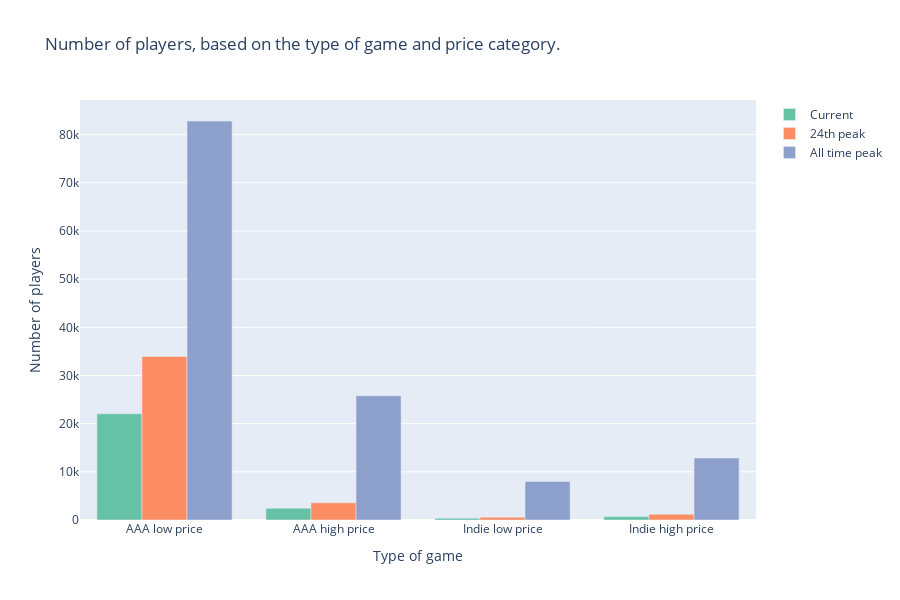

Write notebook code for a chart like this one.
### Markdown cell above
### Price compared to amount of players


First of all we want to discover what the correlation between the price of a game and the amount of players that play the game is. Furthermore we want to explore the difference between AAA-games and Indie-games. To do so we have used the [steam_reviews_revenue.csv](https://www.kaggle.com/datasets/nikdavis/steam-store-games) combined with the [player_count.csv](https://www.kaggle.com/datasets/faisaljanjua0555/most-played-games-of-all-time) dataset. In the first dataset "current" indicates the amount of players a game has right now, "24th peak" the amount of players a game had on it's 24th peak and "all time peak" the highest amount of players a game has ever had. To emphasize the difference between AAA-games and Indie-games, we have split the data into those two categories. These categories are again split into two subdivisons depended on the price of a game. The length of the bar is depended on the avarage amount of players over the games in the according category.

### Code cell
df1 = pd.read_csv('DATASETS/aaa_published_games.csv')
df1 = df1[['name', 'price']]
df2 = pd.read_csv('DATASETS/indie_published_games.csv')
df2 = df2[['name', 'price']]
df3 = pd.read_csv('DATASETS/player_count.csv')
df1 = df1.merge(df3, how='inner', on='name')
df2 = df2.merge(df3, how='inner', on='name')
df1['Type of game']='AAA'
df2['Type of game']='Indie'
df = df1.merge(df2, how='outer')
df = df.drop(columns=['Unnamed: 5'])

AAA = df[df["Type of game"]=='AAA']
AAA.loc[:, 'Current'] = pd.to_numeric(AAA['Current'], errors='coerce')
AAA.loc[:, '24th Peak'] = pd.to_numeric(AAA['24th Peak'], errors='coerce')
AAA.loc[:, 'All_time peak'] = pd.to_numeric(AAA['All_time peak'], errors='coerce')

# AAA_price_categories = pd.qcut(AAA["price"], 3, labels=["Low", "Medium", "High"])
AAA['price_category'] = pd.qcut(AAA.loc[:, "price"], 2, labels=["Low", "High"])

AAA_low = AAA[AAA["price_category"]=="Low"]
AAA_current_low = AAA_low['Current'].mean() 
AAA_24th_low = AAA_low['24th Peak'].mean()
AAA_all_time_low = AAA_low['All_time peak'].mean()

# AAA_medium = AAA[AAA["price_category"]=="Medium"]
# AAA_current_medium = AAA_medium['Current'].mean() 
# AAA_24th_medium = AAA_medium['24th Peak'].mean()
# AAA_all_time_medium = AAA_medium['All_time peak'].mean()

AAA_high = AAA[AAA["price_category"]=="High"]
AAA_current_high = AAA_high['Current'].mean() 
AAA_24th_high = AAA_high['24th Peak'].mean()
AAA_all_time_high = AAA_high['All_time peak'].mean()

Indie = df[df["Type of game"]=='Indie']
Indie.loc[:, 'Current'] = pd.to_numeric(Indie['Current'], errors='coerce')
Indie.loc[:, '24th Peak'] = pd.to_numeric(Indie['24th Peak'], errors='coerce')
Indie.loc[:, 'All_time peak'] = pd.to_numeric(Indie['All_time peak'], errors='coerce')

# Indie_price_categories = pd.qcut(Indie["price"], 3, labels=["Low", "Medium", "High"])
Indie_price_categories = pd.qcut(Indie["price"], 2, labels=["Low", "High"])

Indie['price_category'] = Indie_price_categories

Indie_low = Indie[Indie["price_category"]=="Low"]
Indie_current_low = Indie_low['Current'].mean() 
Indie_24th_low = Indie_low['24th Peak'].mean()
Indie_all_time_low = Indie_low['All_time peak'].mean()

# Indie_medium = Indie[Indie["price_category"]=="Medium"]
# Indie_current_medium = Indie_medium['Current'].mean() 
# Indie_24th_medium = Indie_medium['24th Peak'].mean()
# Indie_all_time_medium = Indie_medium['All_time peak'].mean()

Indie_high = Indie[Indie["price_category"]=="High"]
Indie_current_high = Indie_high['Current'].mean() 
Indie_24th_high = Indie_high['24th Peak'].mean()
Indie_all_time_high = Indie_high['All_time peak'].mean()

# data = [['AAA low price', AAA_current_low, AAA_24th_low, AAA_all_time_low], ['AAA medium price', AAA_current_medium, AAA_24th_medium, AAA_all_time_medium], ['AAA high price', AAA_current_high, AAA_24th_high, AAA_all_time_high], ['Indie low price', Indie_current_low, Indie_24th_low, Indie_all_time_low], ['Indie medium price', Indie_current_medium, Indie_24th_medium, Indie_all_time_medium], ['Indie high price', Indie_current_high, Indie_24th_high, Indie_all_time_high]]
data = [['AAA low price', AAA_current_low, AAA_24th_low, AAA_all_time_low], ['AAA high price', AAA_current_high, AAA_24th_high, AAA_all_time_high], ['Indie low price', Indie_current_low, Indie_24th_low, Indie_all_time_low], ['Indie high price', Indie_current_high, Indie_24th_high, Indie_all_time_high]]

df = pd.DataFrame(data, columns=['Type of game', 'Current', '24th peak', 'All time peak'])

trace =[
    go.Bar(name='Current ', x = df['Type of game'], y = df['Current'], marker_color='rgb(102,194,165)'),
    go.Bar(name='24th peak', x = df['Type of game'], y = df['24th peak'], marker_color='rgb(252,141,98)'),
    go.Bar(name='All time peak', x = df['Type of game'], y = df['All time peak'], marker_color='rgb(141,160,203)'),
]

layout = go.Layout(
    xaxis=go.layout.XAxis(
        type='category'
    ),
    yaxis=go.layout.YAxis(
    )
)
fig = go.Figure(data=trace, layout=layout)
fig.update_layout(
    title_text='Number of players, based on the type of game and price category.',
    xaxis_title='Type of game',
    yaxis_title='Number of players',
    height=600
)
fig.show()

### Figure 1 — Plotly figure (JSON) as saved in the notebook; plotly's stock layout.template omitted (floating-point values rounded to 4 significant figures)
{"data": [{"marker": {"color": "rgb(102,194,165)"}, "name": "Current ", "type": "bar", "x": ["AAA low price", "AAA high price", "Indie low price", "Indie high price"], "y": [22050.0, 2435.0, 376.0, 724.6]}, {"marker": {"color": "rgb(252,141,98)"}, "name": "24th peak", "type": "bar", "x": ["AAA low price", "AAA high price", "Indie low price", "Indie high price"], "y": [33950.0, 3584.0, 567.0, 1186.0]}, {"marker": {"color": "rgb(141,160,203)"}, "name": "All time peak", "type": "bar", "x": ["AAA low price", "AAA high price", "Indie low price", "Indie high price"], "y": [82820.0, 25800.0, 7978.0, 12850.0]}], "layout": {"height": 600, "title": {"text": "Number of players, based on the type of game and price category."}, "xaxis": {"title": {"text": "Type of game"}, "type": "category"}, "yaxis": {"title": {"text": "Number of players"}}}}
